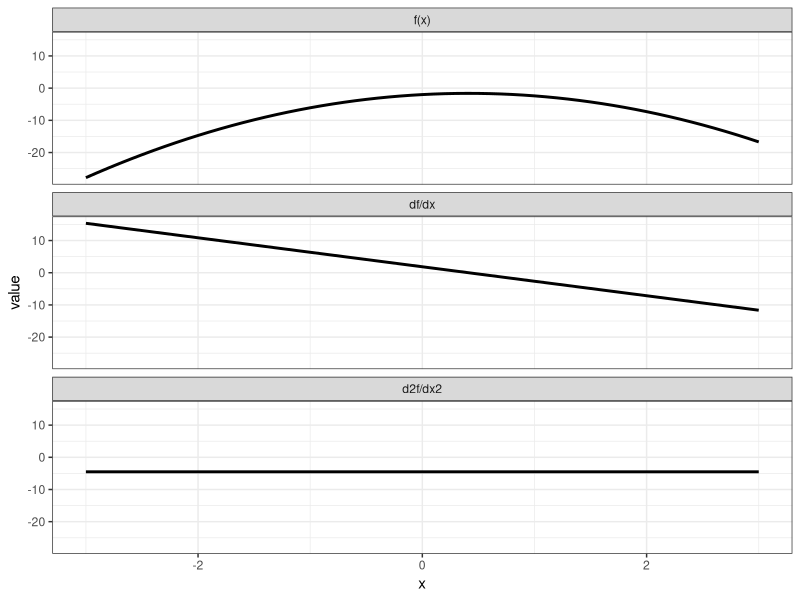
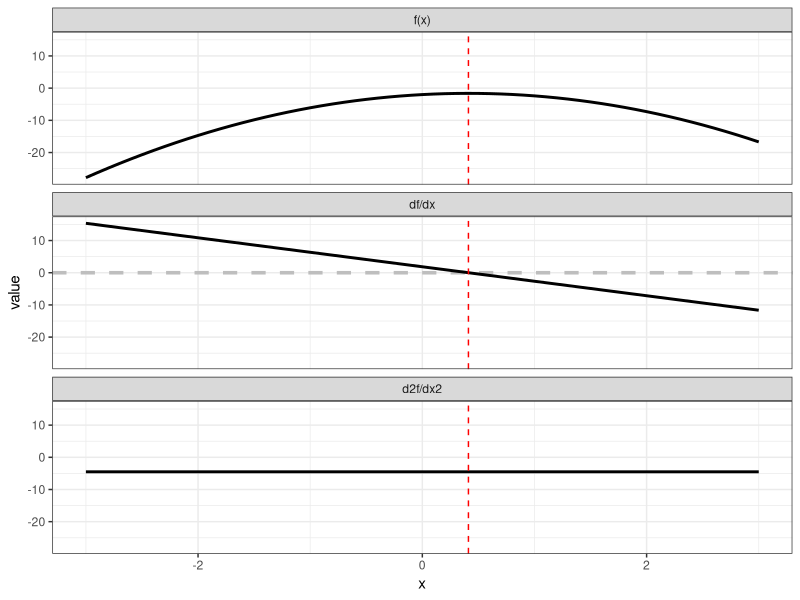
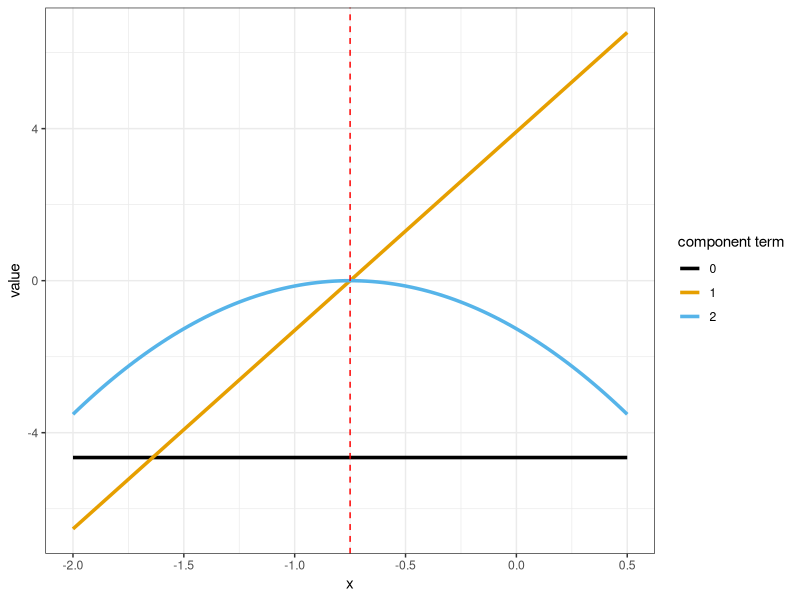
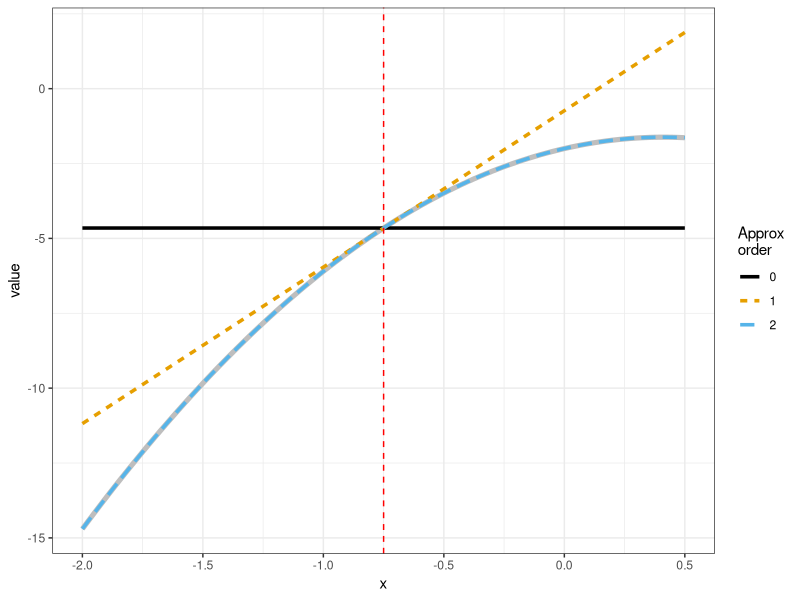
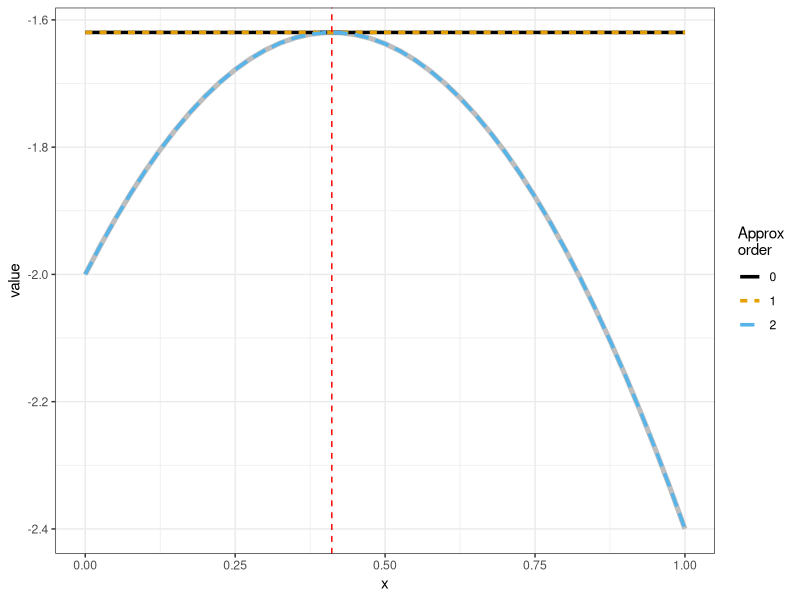
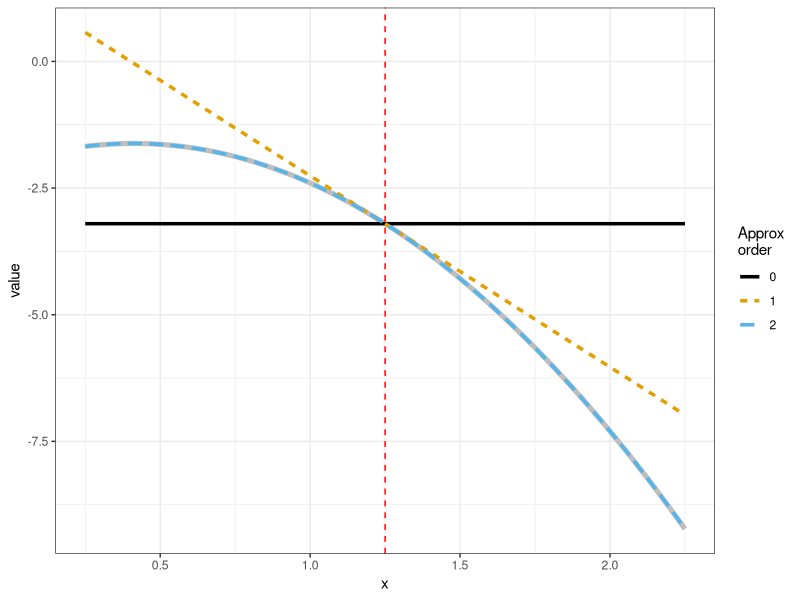
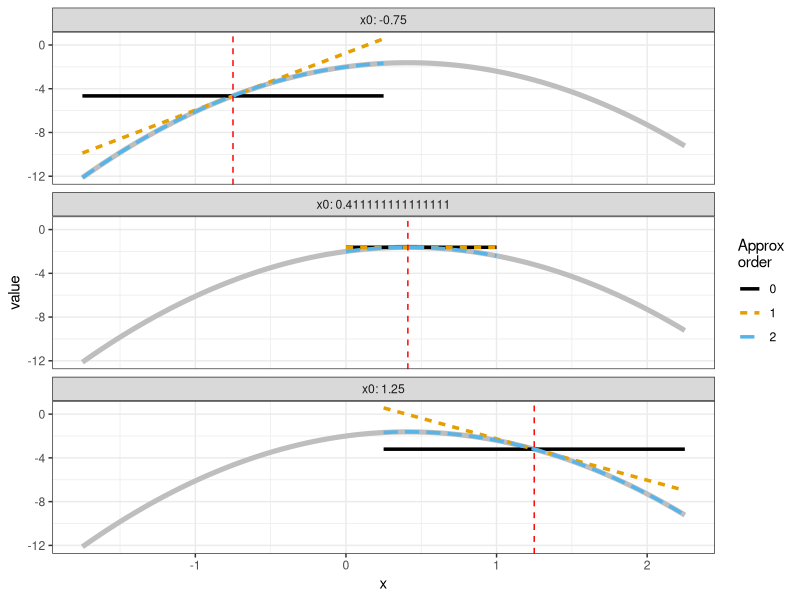
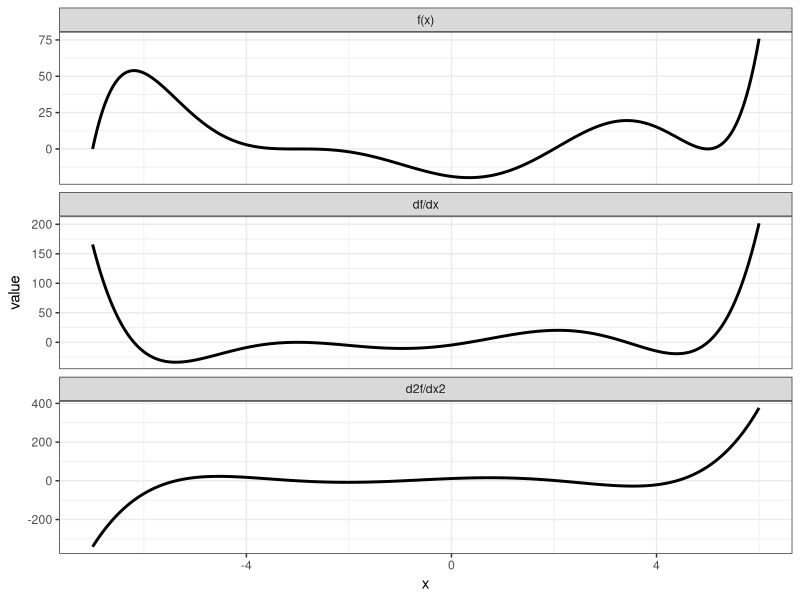

Source code (R) for these figures, in order:
## ---- chunk 1
knitr::opts_chunk$set(echo = TRUE)
## ---- chunk 2
library(tidyverse)
## ---- chunk 3
quad_func_tidy <- function(a, b, c, x)
{
  tibble::tibble(
    x = x,
    `f(x)` = a*x^2 + b*x + c,
    `df/dx` = 2*a*x + b) %>% 
    mutate(`d2f/dx2` = 2*a)
}
## ---- chunk 4
a = -2.25
b = 1.85
c = -2
## ---- chunk 5
quad_func_tidy(a, b, c, 
               x = seq(-3, 3, by = 0.1)) %>% 
  pivot_longer(-x) %>% 
  mutate(name = forcats::fct_rev(name)) %>% 
  ggplot(mapping = aes(x = x, y = value)) +
  geom_line(size = 1) +
  facet_wrap(~name, ncol = 1) +
  theme_bw()
## ---- chunk 6
quad_func_tidy(a, b, c, 
               x = seq(-3, 3, by = 0.1)) %>% 
  pivot_longer(-x) %>% 
  mutate(name = forcats::fct_rev(name)) %>% 
  ggplot(mapping = aes(x = x, y = value)) +
  geom_hline(data = tibble::tibble(name = factor(c("df/dx"),
                                                 levels = c("f(x)", "df/dx", "df2/dx2")),
                                   vvalue = 0),
             mapping = aes(yintercept = vvalue),
             color = 'grey', linetype = 'dashed', size = 1.2) +
  geom_line(size = 1) +
  geom_vline(xintercept = -0.5 * b / a, color = 'red', linetype = 'dashed') +
  facet_wrap(~name, ncol = 1) +
  theme_bw()
## ---- chunk 7
quad_func_taylor <- function(x0, a, b, c, x)
{
  # evaluate function, first, and second derivatives at the
  # reference input value
  f0 <- a * x0^2 + b * x0 + c
  
  df_0 <- 2 * a * x0 + b
  
  df2_0 <- 2 * a
  
  # calculate the components of the second order taylor series expansion
  tibble::tibble(
    x = x
  ) %>% 
    mutate(comp_0 = f0,
           comp_1 = (x - x0) * df_0,
           comp_2 = 0.5 * (x - x0)^2 * df2_0) %>% 
    mutate(approx_0 = comp_0,
           approx_1 = comp_0 + comp_1,
           approx_2 = comp_0 + comp_1 + comp_2)
}
## ---- chunk 8
quad_func_taylor(-0.75, a, b, c, 
                 x = seq(-2., 0.5, by = 0.025)) %>% 
  select(x, starts_with("comp_")) %>% 
  pivot_longer(-x) %>% 
  tidyr::separate(name, 
                  c("comp_word", "component term"),
                  sep = "_") %>% 
  ggplot(mapping = aes(x = x, y = value)) +
  geom_line(mapping = aes(color = `component term`),
            size = 1.2) +
  geom_vline(xintercept = -0.75, color = 'red', linetype = 'dashed') +
  ggthemes::scale_color_colorblind() +
  theme_bw()
## ---- chunk 9
quad_func_taylor(-0.75, a, b, c, 
                 x = seq(-2., 0.5, by = 0.025)) %>% 
  select(x, starts_with("approx_")) %>% 
  pivot_longer(-x) %>% 
  tidyr::separate(name, 
                  c("approx_word", "approx"),
                  sep = "_") %>% 
  ggplot(mapping = aes(x = x, y = value)) +
  geom_line(data = quad_func_tidy(a, b, c, 
                                  x = seq(-2., 0.5, by = 0.025)),
            mapping = aes(x = x, y = `f(x)`),
            color = 'grey', size = 1.75) +
  geom_line(mapping = aes(color = approx,
                          linetype = approx),
            size = 1.2) +
  geom_vline(xintercept = -0.75, color = 'red', linetype = 'dashed') +
  ggthemes::scale_color_colorblind("Approx\norder") +
  scale_linetype_discrete("Approx\norder") +
  theme_bw()
## ---- chunk 10
quad_func_taylor(-0.5*b/a, a, b, c, 
                 x = seq(0, 1, by = 0.025)) %>% 
  select(x, starts_with("approx_")) %>% 
  pivot_longer(-x) %>% 
  tidyr::separate(name, 
                  c("approx_word", "approx"),
                  sep = "_") %>% 
  ggplot(mapping = aes(x = x, y = value)) +
  geom_line(data = quad_func_tidy(a, b, c, 
                                  x = seq(0, 1, by = 0.025)),
            mapping = aes(x = x, y = `f(x)`),
            color = 'grey', size = 1.75) +
  geom_line(mapping = aes(color = approx,
                          linetype = approx),
            size = 1.2) +
  geom_vline(xintercept = -0.5*b/a, color = 'red', linetype = 'dashed') +
  ggthemes::scale_color_colorblind("Approx\norder") +
  scale_linetype_discrete("Approx\norder") +
  theme_bw()
## ---- chunk 11
quad_func_taylor(1.25, a, b, c, 
                 x = seq(0.25, 2.25, by = 0.025)) %>% 
  select(x, starts_with("approx_")) %>% 
  pivot_longer(-x) %>% 
  tidyr::separate(name, 
                  c("approx_word", "approx"),
                  sep = "_") %>% 
  ggplot(mapping = aes(x = x, y = value)) +
  geom_line(data = quad_func_tidy(a, b, c, 
                                  x = seq(0.25, 2.25, by = 0.025)),
            mapping = aes(x = x, y = `f(x)`),
            color = 'grey', size = 1.75) +
  geom_line(mapping = aes(color = approx,
                          linetype = approx),
            size = 1.2) +
  geom_vline(xintercept = 1.25, color = 'red', linetype = 'dashed') +
  ggthemes::scale_color_colorblind("Approx\norder") +
  scale_linetype_discrete("Approx\norder") +
  theme_bw()
## ---- chunk 12
quad_func_taylor(-0.75, a, b, c, 
                 x = seq(-1.75, 0.25, by = 0.025)) %>% 
  mutate(x0 = -0.75) %>% 
  bind_rows(quad_func_taylor(-0.5*b/a, a, b, c, 
                             x = seq(0, 1, by = 0.025)) %>% 
              mutate(x0 = -0.5*b/a)) %>% 
  bind_rows(quad_func_taylor(1.25, a, b, c, 
                             x = seq(0.25, 2.25, by = 0.025)) %>% 
              mutate(x0 = 1.25)) %>% 
  select(x0, x, starts_with("approx_")) %>% 
  pivot_longer(!c("x", "x0")) %>% 
  tidyr::separate(name, 
                  c("approx_word", "approx"),
                  sep = "_") %>% 
  ggplot(mapping = aes(x = x, y = value)) +
  geom_line(data = quad_func_tidy(a, b, c, 
                                  x = seq(-1.75, 2.25, by = 0.025)),
            mapping = aes(x = x, y = `f(x)`),
            color = 'grey', size = 1.75) +
  geom_line(mapping = aes(color = approx,
                          linetype = approx,
                          group = interaction(approx, x0)),
            size = 1.2) +
  geom_vline(data = tibble::tibble(x0 = c(-0.75, -0.5*b/a, 1.25)),
             mapping = aes(xintercept = x0), 
             color = 'red', linetype = 'dashed') +
  facet_wrap(~x0, labeller = "label_both", ncol = 1) +
  ggthemes::scale_color_colorblind("Approx\norder") +
  scale_linetype_discrete("Approx\norder") +
  theme_bw()
## ---- chunk 13
poly7_func_tidy <- function(a, x)
{
  tibble::tibble(
    x = x,
    `f(x)` = a[1] + a[2]*x + a[3]*x^2 + a[4]*x^3 + a[5]*x^4 + a[6]*x^5 + a[7]*x^6 + a[8]*x^7,
    `df/dx` = a[2] + 2*a[3]*x + 3*a[4]*x^2 + 4*a[5]*x^3 + 5*a[6]*x^4 + 6*a[7]*x^5 + 7*a[8]*x^6,
    `d2f/dx2` = 2*a[3] + 6*a[4]*x + 12*a[5]*x^2 + 20*a[6]*x^3 + 30*a[7]*x^4 + 42*a[8]*x^5)
}
## ---- chunk 14
a7_vec <- c(-9450, -2295, 2952, 847, -194, -57, 4, 1)/500
## ---- chunk 15
poly7_func_tidy(a7_vec, 
                x = seq(-7, 6, by = 0.05)) %>% 
  pivot_longer(-x) %>% 
  ggplot(mapping = aes(x = x, y = value)) +
  geom_line(size = 1.) +
  facet_wrap(~name, ncol = 1, scales = "free_y", as.table = FALSE) +
  theme_bw()
## ---- chunk 16
poly7_func_taylor <- function(x0, a, x)
{
  # evaluate function, first, and second derivatives at the
  # reference input value
  f0 <- a[1] + a[2]*x0 + a[3]*x0^2 + a[4]*x0^3 + a[5]*x0^4 + a[6]*x0^5 + a[7]*x0^6 + a[8]*x0^7
  
  df_0 <- a[2] + 2*a[3]*x0 + 3*a[4]*x0^2 + 4*a[5]*x0^3 + 5*a[6]*x0^4 + 6*a[7]*x0^5 + 7*a[8]*x0^6
  
  df2_0 <- 2*a[3] + 6*a[4]*x0 + 12*a[5]*x0^2 + 20*a[6]*x0^3 + 30*a[7]*x0^4 + 42*a[8]*x0^5
  
  # calculate the components of the second order taylor series expansion
  tibble::tibble(
    x = x
  ) %>% 
    mutate(comp_0 = f0,
           comp_1 = (x - x0) * df_0,
           comp_2 = 0.5 * (x - x0)^2 * df2_0) %>% 
    mutate(approx_0 = comp_0,
           approx_1 = comp_0 + comp_1,
           approx_2 = comp_0 + comp_1 + comp_2)
}
## ---- chunk 17
poly7_func_taylor(-5, a7_vec,
                  x = seq(-7., -3, by = 0.025)) %>% 
  select(x, starts_with("comp_")) %>% 
  pivot_longer(-x) %>% 
  tidyr::separate(name, 
                  c("comp_word", "component term"),
                  sep = "_") %>% 
  ggplot(mapping = aes(x = x, y = value)) +
  geom_line(mapping = aes(color = `component term`),
            size = 1.2) +
  geom_vline(xintercept = -5, color = 'red', linetype = 'dashed') +
  ggthemes::scale_color_colorblind() +
  theme_bw()
## ---- chunk 18
poly7_func_taylor(-5, a7_vec,
                  x = seq(-7., -3, by = 0.025)) %>% 
  select(x, starts_with("approx_")) %>% 
  pivot_longer(-x) %>% 
  tidyr::separate(name, 
                  c("approx_word", "approx"),
                  sep = "_") %>% 
  ggplot(mapping = aes(x = x, y = value)) +
  geom_line(data = poly7_func_tidy(a7_vec, 
                                   x = seq(-7, -3, by = 0.025)),
            mapping = aes(x = x, y = `f(x)`),
            color = 'grey', size = 2.15) +
  geom_line(mapping = aes(color = approx,
                          linetype = approx),
            size = 1.2) +
  geom_vline(xintercept = -5, 
             color = 'red', linetype = 'dashed', size = 1.75) +
  geom_vline(xintercept = c(-5 - 0.15*5, -5 + 0.15*5), 
             color = 'red', linetype = 'dashed') +
  ggthemes::scale_color_colorblind("Approx\norder") +
  scale_linetype_discrete("Approx\norder") +
  theme_bw()
## ---- chunk 19
poly7_func_taylor(-2, a7_vec,
                  x = seq(-4., 0, by = 0.025)) %>% 
  select(x, starts_with("approx_")) %>% 
  pivot_longer(-x) %>% 
  tidyr::separate(name, 
                  c("approx_word", "approx"),
                  sep = "_") %>% 
  ggplot(mapping = aes(x = x, y = value)) +
  geom_line(data = poly7_func_tidy(a7_vec, 
                                   x = seq(-4, 0, by = 0.025)),
            mapping = aes(x = x, y = `f(x)`),
            color = 'grey', size = 2.15) +
  geom_line(mapping = aes(color = approx,
                          linetype = approx),
            size = 1.2) +
  geom_vline(xintercept = -2, 
             color = 'red', linetype = 'dashed', size = 1.75) +
  geom_vline(xintercept = c(-2 - 0.15*2, -2 + 0.15*2), 
             color = 'red', linetype = 'dashed') +
  ggthemes::scale_color_colorblind("Approx\norder") +
  scale_linetype_discrete("Approx\norder") +
  theme_bw()
## ---- chunk 20
poly7_func_taylor(2.5, a7_vec,
                  x = seq(0.5, 4.5, by = 0.025)) %>% 
  select(x, starts_with("approx_")) %>% 
  pivot_longer(-x) %>% 
  tidyr::separate(name, 
                  c("approx_word", "approx"),
                  sep = "_") %>% 
  ggplot(mapping = aes(x = x, y = value)) +
  geom_line(data = poly7_func_tidy(a7_vec, 
                                   x = seq(0.5, 4.5, by = 0.025)),
            mapping = aes(x = x, y = `f(x)`),
            color = 'grey', size = 2.15) +
  geom_line(mapping = aes(color = approx,
                          linetype = approx),
            size = 1.2) +
  geom_vline(xintercept = 2.5, 
             color = 'red', linetype = 'dashed', size = 1.75) +
  geom_vline(xintercept = c(2.5 - 0.15*2.5, 2.5 + 0.15*2.5), 
             color = 'red', linetype = 'dashed') +
  ggthemes::scale_color_colorblind("Approx\norder") +
  scale_linetype_discrete("Approx\norder") +
  theme_bw()
